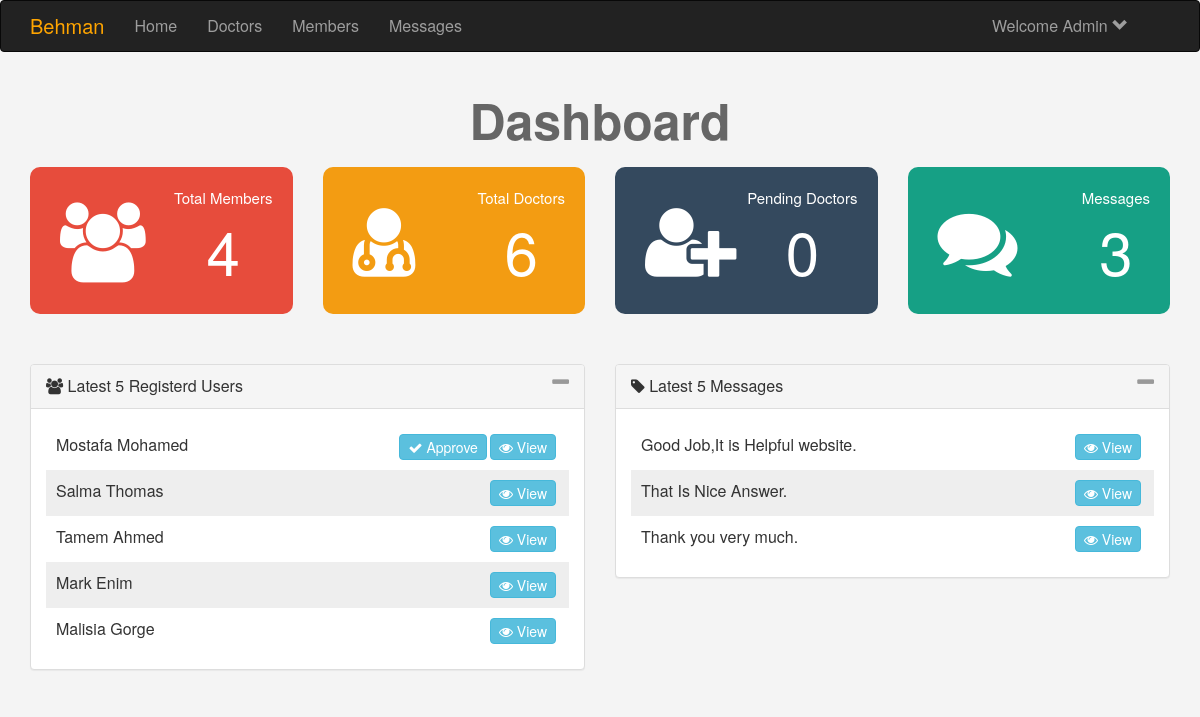
Screenshot of /Dashboard.php (signed in) with the database file from the repository.
### tables this page shows
CREATE TABLE `users` (
  `user_id` int(11) NOT NULL,
  `f_name` text DEFAULT NULL,
  `l_name` text DEFAULT NULL,
  `phone` text DEFAULT NULL,
  `address` text DEFAULT NULL,
  `user_name` text DEFAULT NULL,
  `describe_user` varchar(255) DEFAULT NULL,
  `user_pass` varchar(255) DEFAULT NULL,
  `user_email` varchar(255) DEFAULT NULL,
  `user_country` text DEFAULT NULL,
  `user_gender` text DEFAULT NULL,
  `user_birthday` text DEFAULT NULL,
  `user_image` varchar(255) DEFAULT NULL,
  `user_cover` varchar(255) DEFAULT NULL,
  `user_reg_date` timestamp NULL DEFAULT current_timestamp(),
  `posts` text DEFAULT NULL,
  `recovery_account` varchar(255) DEFAULT NULL,
  `GroupID` int(11) DEFAULT NULL,
  `CV` varchar(255) DEFAULT NULL,
  `Approved` int(11) DEFAULT NULL,
  `Blocked` int(11) DEFAULT 0,
  `Reports` int(11) DEFAULT 0,
  `nComments` int(11) NOT NULL COMMENT 'Number of Comments',
  `nRating` int(11) NOT NULL COMMENT 'Total of rating',
  `private_chat` int(255) DEFAULT NULL,
  `credit_card` int(255) DEFAULT NULL
);

CREATE TABLE `connectus` (
  `ID` int(11) NOT NULL,
  `Name` varchar(50) NOT NULL,
  `Email` varchar(50) NOT NULL,
  `Subject` text NOT NULL,
  `Message` text NOT NULL,
  `Date` date NOT NULL
);

### includes/functions/functions.php (called while the page is built, shortened)
<?php
include 'connectDB.php';
function totalMessages($item, $table){
	global $con ;
	$stmt2 = $con->prepare("SELECT COUNT($item) FROM $table");
	$stmt2 -> execute();
	return $stmt2->fetchColumn();
}
function totalPending($item, $table, $groupID){
	global $con ;
	$stmt2 = $con->prepare("SELECT COUNT($item) FROM $table WHERE GroupID = $groupID AND Approved = 0");
	$stmt2 -> execute();
	return $stmt2->fetchColumn();
}
function getLatest($select, $table, $order, $limit = 5 ){
	global $con;
	$getStmt = $con->prepare("SELECT $select FROM $table ORDER BY $order DESC LIMIT $limit");
	$getStmt -> execute();
	$rows = $getStmt -> FetchAll();
	return $rows;
}
function countItems($item, $table, $groupID){
	global $con ;
	$stmt2 = $con->prepare("SELECT COUNT($item) FROM $table WHERE GroupID = $groupID");
	$stmt2 -> execute();
	return $stmt2->fetchColumn();
}
	include 'includes/templates/footer.php';
?>

### Dashboard.php (the view, shortened to what this page needs)
<?php
	if(isset($_SESSION['adminName'])){
		include 'initialize.php';
		$numUsers = 5;
		$numComments = 5;
		$latestUsers = getLatest("*","users","user_id",$numUsers);
		$latestMessage = getLatest("*","connectus","ID",$numComments);
		?>
		    <div class="home-stats">
				<div class="container text-center">
					<h1>Dashboard</h1>
					<div class="row">
						<div class="col-md-3">
							<div class="stat st-members">
								<i class="fa fa-users"></i>
									<div class="info">
									Total Members
									<span><a href="Members.php"><?php echo countItems('user_id','users',3) ?></a></span>
								</div>
							</div>
						</div>
						<div class="col-md-3">
							<div class="stat st-doctors">
								<i class="fa fa-user-md"></i>
								<div class="info">
								Total Doctors
									<span>
										<a href="doctors.php"><?php echo countItems('user_id','users',2) ?></a>
									</span>
								</div>
							</div>
						</div>
						<div class="col-md-3">
							<div class="stat st-pending">
								<i class="fa fa-user-plus"></i>
								<div class="info">
									Pending Doctors
									<span><a href="doctors.php?do=manage&page=Pending"><?php echo totalPending('user_id','users',2) ?></a></span>
								</div>
							</div>
						</div>
						<div class="col-md-3">
							<div class="stat st-comments">
								<i class="fa fa-comments"></i>
								<div class="info">
									Messages
									<span><a href="connectus.php"><?php echo totalMessages('ID','ConnectUs') ?></a></span>
								</div>
							</div>
						</div>
					</div>
				</div>
		    </div>
			<div class=" latest">
				<div class="container">
					<div class="row">
						<div class="col-sm-6">
							<div class="panel panel-default">
								<div class="panel-heading">
									<i class="fa fa-users"></i> Latest  <?php echo $numUsers ?> Registerd Users
									<span class="toggle-info pull-right">
										<i class="fa fa-minus fa-lg"></i>
									</span>
								</div>
								<div class="panel-body">
								<ul class="list-unstyled latest-users">
								<?php
								if(!empty($latestUsers)){
									foreach ($latestUsers as $key => $user) {
										echo '<li>';
								 			echo $user['user_name'];
								 				echo '<a href="doctors.php"';
												echo '<span class="btn btn-info pull-right">';
												echo '<i class="fa fa-eye"></i> View';
													if($user['Approved'] == 0){
					    								echo "<a href='doctors.php?do=active&userid=".$user['user_id']."'class='btn btn-info pull-right activate' >
					    								<i class='fa fa-check'></i> Approve</a>";
													}
											echo '</a>';
										echo '</li>';
									}
								}else{
										echo 'There\'s No Users Yet';
								}
								?>
								</ul>
								</div>
							</div>
						</div>
						<div class="col-sm-6">
							<div class="panel panel-default">
								<div class="panel-heading">
									<i class="fa fa-tag"></i>  Latest <?php echo $numComments ?> Messages
									<span class="toggle-info pull-right">
										<i class="fa fa-minus fa-lg"></i>
									</span>
								</div>
								<div class="panel-body">
									<ul class="list-unstyled latest-users">
								<?php
									if(! empty($latestMessage)){
										foreach ($latestMessage as $key => $Messages) {
										echo '<li>';
								 			echo $Messages['Message'];
											echo '<a href="connectus.php"';
												echo '<span class="btn btn-info pull-right">';
													echo '<i class="fa fa-eye"></i> View';
											echo '</a>';
										echo '</li>';
										}
									}else{
										echo 'There\'s No Items Yet';
									}
								?>
									</ul>
								</div>
							</div>
						</div>
					</div>
				</div>
			</div>
<?php
		include $tpl.'footer.php';
	}else{
		header('Location: index.php');
		exit();
	}
?>

### layout/css/Main.css (style rules this page uses)
body { background-color: #F4F4F4; font-size: 16px; }
h1 { font-size: 50px; margin: 20px 0; font-weight: bold; color: #666; }
.home-stats .stat { padding: 20px ; font-size: 15px; color: #FFF; border-radius: 10px; position: relative; overflow: hidden; }
.home-stats .stat i { position: absolute; font-size: 80px; top: 35px; left: 30px }
.home-stats .stat .info { float: right; }
.home-stats .stat a { color: #FFF; }
.home-stats .stat span { display: block; font-size: 60px; }
.home-stats .st-members { background-color: #e74c3c }
.home-stats .st-pending { background-color: #34495e }
.home-stats .st-doctors { background-color: #f39c12 }
.home-stats .st-comments { background-color: #16a085 }
.latest { margin-top:50px; }
.latest .toggle-info { color: #999; cursor: pointer; }
.latest-users { margin-bottom: 0 ; }
.latest-users li { padding: 10px ; overflow: hidden; }
.latest-users li:nth-child(even) { background-color: #EEE; }
.latest-users .btn-info { padding: 2px 8px; margin-right: 3px; }
.activate { margin-left: 5px; }

### rows the page displays
users: user_name "Mostafa Mohamed"
users: user_name "Salma Thomas"
users: user_name "Tamem Ahmed"
users: user_name "Mark Enim"
users: user_name "Malisia Gorge"
connectus: Message "Good Job,It is Helpful website."
connectus: Message "That Is Nice Answer."
connectus: Message "Thank you very much."

### other values shown
$username "Admin"
countItems('user_id','users',3) "4"
countItems('user_id','users',2) "6"
totalPending('user_id','users',2) "0"
totalMessages('ID','ConnectUs') "3"
$numUsers "5"
$numComments "5"
